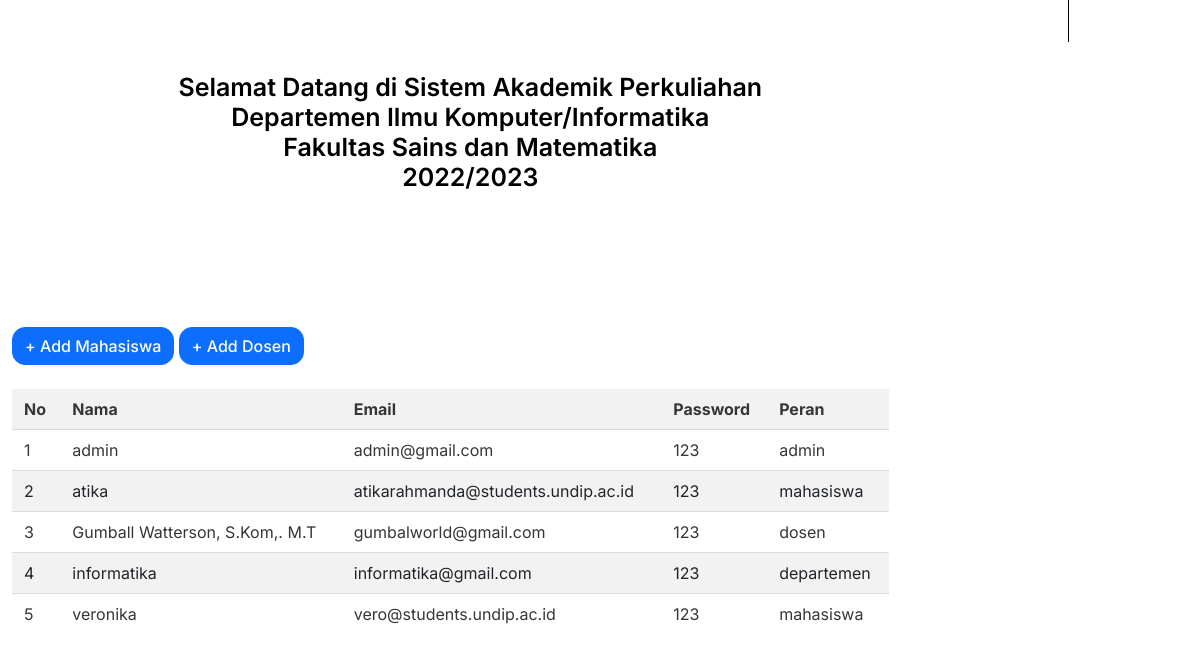
The app's page /srs21.php (signed in, lower part), older data.
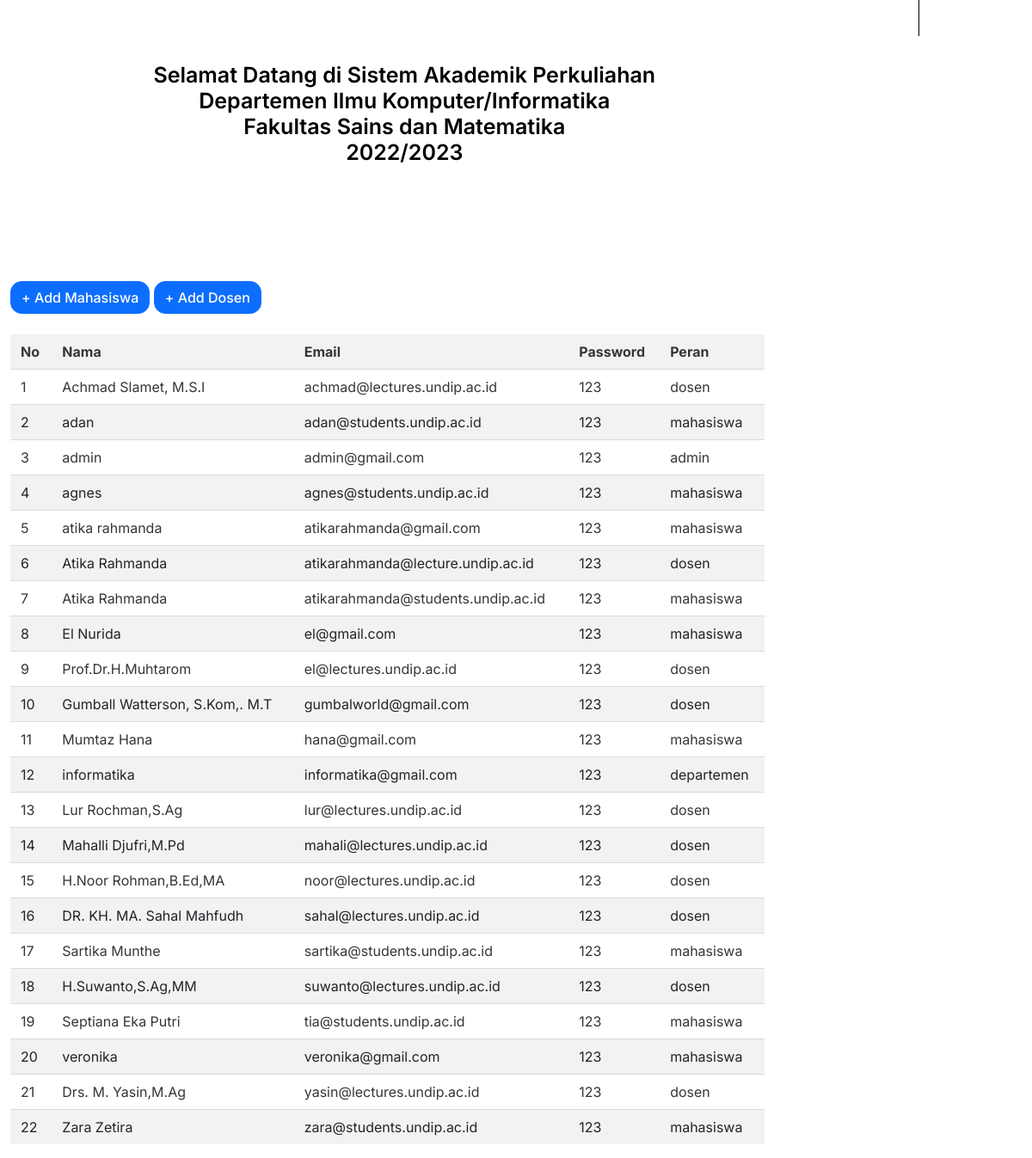
The same page, newer data.
### tables this page shows
CREATE TABLE `user` (
  `nama` varchar(100) NOT NULL,
  `email` varchar(50) NOT NULL,
  `password` varchar(100) NOT NULL,
  `peran` varchar(15) NOT NULL
);

### srs21.php (the view, shortened to what this page needs)
<div class="row">
  <div class="col-sm">
  <?php include 'navbaradmin.php' ?>
  </div>
      <div class="col-10">
      <div class="roq">
          <div class="batas" style="text-align: center;font-size: 25px;font-weight: 200;">
              <h2>Selamat Datang di Sistem Akademik Perkuliahan  <br>
                  Departemen Ilmu Komputer/Informatika <br>
                  Fakultas Sains dan Matematika <br>
                  2022/2023</h2> <br>
          </div>
      </div>
      <form action="" method="post">
      <a class="btn btn-primary" href="registrasimahasiswa.php">+ Add Mahasiswa</a>
      <a class="btn btn-primary" href="registrasidosen.php">+ Add Dosen</a> <br><br>
        <table class="table table-striped">
          <tr>
            <th>No</th>
            <th>Nama</th>
            <th>Email</th>
            <th>Password</th>
            <th>Peran</th>
          </tr>
          <?php
          $no = 1;
          $data = mysqli_query($db,"select * from user");
          while($d = mysqli_fetch_array($data)){
              ?>
              <tr>
                <td><?php echo $no++; ?></td>
                <td><?php echo $d['nama']; ?></td>
                <td><?php echo $d['email']; ?></td>
                <td><?php echo $d['password']; ?></td>
                <td><?php echo $d['peran']; ?></td>
                        </tr>
                        <?php } ?>
        </table>
        </form>

Row changes from the older to the newer data that the page shows:
removed user: nama "veronika", email "vero@students.undip.ac.id", password "123", peran "mahasiswa"
added user: nama "Achmad Slamet, M.S.I", email "achmad@lectures.undip.ac.id", password "123", peran "dosen"
added user: nama "adan", email "adan@students.undip.ac.id", password "123", peran "mahasiswa"
added user: nama "agnes", email "agnes@students.undip.ac.id", password "123", peran "mahasiswa"
added user: nama "atika rahmanda", email "atikarahmanda@gmail.com", password "123", peran "mahasiswa"
added user: nama "Atika Rahmanda", email "atikarahmanda@lecture.undip.ac.id", password "123", peran "dosen"
changed user "atikarahmanda@students.undip.ac.id": nama "atika" → "Atika Rahmanda"
added user: nama "El Nurida", email "el@gmail.com", password "123", peran "mahasiswa"
added user: nama "Prof.Dr.H.Muhtarom", email "el@lectures.undip.ac.id", password "123", peran "dosen"
added user: nama "Mumtaz Hana", email "hana@gmail.com", password "123", peran "mahasiswa"
added user: nama "Lur Rochman,S.Ag", email "lur@lectures.undip.ac.id", password "123", peran "dosen"
added user: nama "Mahalli Djufri,M.Pd", email "mahali@lectures.undip.ac.id", password "123", peran "dosen"
added user: nama "H.Noor Rohman,B.Ed,MA", email "noor@lectures.undip.ac.id", password "123", peran "dosen"
added user: nama "DR. KH. MA. Sahal Mahfudh", email "sahal@lectures.undip.ac.id", password "123", peran "dosen"
added user: nama "Sartika Munthe", email "sartika@students.undip.ac.id", password "123", peran "mahasiswa"
added user: nama "H.Suwanto,S.Ag,MM", email "suwanto@lectures.undip.ac.id", password "123", peran "dosen"
added user: nama "Septiana Eka Putri", email "tia@students.undip.ac.id", password "123", peran "mahasiswa"
added user: nama "veronika", email "veronika@gmail.com", password "123", peran "mahasiswa"
added user: nama "Drs. M. Yasin,M.Ag", email "yasin@lectures.undip.ac.id", password "123", peran "dosen"
added user: nama "Zara Zetira", email "zara@students.undip.ac.id", password "123", peran "mahasiswa"
